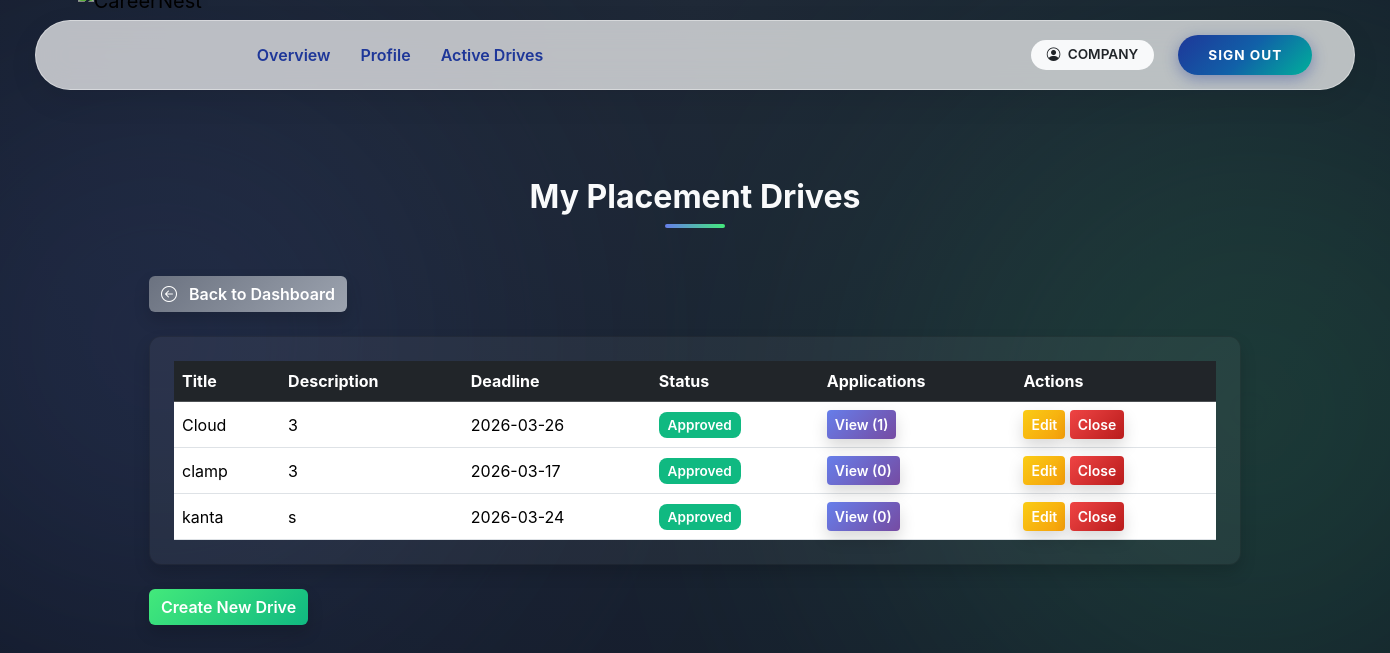
The page /company/drives (signed in) on the database its author committed.
### app/models.py (models this page shows, shortened)
class User(UserMixin, db.Model):
    __tablename__ = "users"
    user_id = db.Column(db.Integer, primary_key=True)
    email = db.Column(db.String(120), unique=True, nullable=False)
    password_hash = db.Column(db.String(255), nullable=False)
    role = db.Column(db.String(20), nullable=False)
    is_active = db.Column(db.Boolean, default=True)
    is_approved = db.Column(db.Boolean, default=False)
    is_blacklisted = db.Column(db.Boolean, default=False)
    created_at = db.Column(db.DateTime, default=datetime.utcnow)
    student = db.relationship(
        "Student",
        back_populates="user",
        uselist=False,
        cascade="all, delete-orphan"
    )
    company = db.relationship(
        "Company",
        back_populates="user",
        uselist=False,
        cascade="all, delete-orphan"
    )
    admin = db.relationship(
        "Admin",
        back_populates="user",
        uselist=False,
        cascade="all, delete-orphan"
    )

class PlacementDrive(db.Model):
    __tablename__ = "placement_drives"
    drive_id = db.Column(db.Integer, primary_key=True)
    company_id = db.Column(
        db.Integer,
        db.ForeignKey("companies.user_id", ondelete="CASCADE"),
        nullable=False
    )
    job_title = db.Column(db.String(150), nullable=False)
    job_description = db.Column(db.Text, nullable=False)
    eligibility = db.Column(db.String(200))
    application_deadline = db.Column(db.Date)
    status = db.Column(db.String(20), default="Pending")
    created_at = db.Column(db.DateTime, default=datetime.utcnow)
    company = db.relationship("Company", back_populates="drives")
    applications = db.relationship(
        "Application",
        back_populates="drive",
        cascade="all, delete-orphan"
    )

### app/company/routes.py (the view)
@company_bp.route('/drives')
@login_required
@role_required('company')
def drives():
    profile = get_company_profile()
    drives = PlacementDrive.query.filter_by(company_id=profile.user_id).all()
    return render_template('company/drives.html', drives=drives,profile=profile)

### app/company/routes.py (called while the page is built)
def get_company_profile():
    return Company.query.filter_by(user_id=current_user.user_id).first()

### app/utils.py (called while the page is built)
def role_required(required_role):
    def decorator(f):
        @wraps(f)
        def decorated_function(*args, **kwargs):
            if not current_user.is_authenticated:
                abort(401)
            if current_user.role != required_role:
                abort(403)
            if required_role in ["student", "company"] and not current_user.is_approved:
                abort(403)
            if current_user.is_blacklisted:
                abort(403)
            return f(*args, **kwargs)
        return decorated_function
    return decorator

### app/templates/company/drives.html (shortened to what this page needs)
{% extends 'base.html' %}
{% block content %}
<div class="dashboard-bg">
  <div class="container position-relative">
    <h2 class="section-heading text-center mb-5">My Placement Drives</h2>
    <a href="{{ url_for('company.dashboard') }}" class="btn btn-gradient-secondary mb-4 shadow hover-glow text-white">
        <i class="bi bi-arrow-left-circle me-2"></i> Back to Dashboard
    </a>
    {% if drives %}
    <div class="card shadow mb-4">
      <div class="card-body table-responsive">
        <table class="table table-hover align-middle mb-0 text-white">
            <thead class="table-dark">
                <tr>
                    <th>Title</th>
                    <th>Description</th>
                    <th>Deadline</th>
                    <th>Status</th>
                    <th>Applications</th>
                    <th>Actions</th>
                </tr>
            </thead>
            <tbody>
                {% for drive in drives %}
                <tr>
                    <td>{{ drive.job_title }}</td>
                    <td>{{ drive.eligibility or 'N/A' }}</td>
                    <td>{{ drive.application_deadline.strftime('%Y-%m-%d') if drive.application_deadline else 'N/A' }}</td>
                    <td>
                        {% set status_lower = drive.status.lower() %}
                        {% if status_lower == 'pending' %}
                        <span class="badge bg-warning">Pending</span>
                        {% elif status_lower in ['active','approved'] %}
                        <span class="badge bg-success">{{ drive.status }}</span>
                        {% elif status_lower == 'closed' %}
                        <span class="badge bg-secondary">Closed</span>
                        {% else %}
                        <span class="badge bg-secondary">{{ drive.status }}</span>
                        {% endif %}
                    </td>
                    <td>
                        <a href="{{ url_for('company.drive_applications', drive_id=drive.drive_id) }}"
                           class="btn btn-gradient-primary btn-sm shadow hover-glow text-white">
                           View ({{ drive.applications|length }})
                        </a>
                    </td>
                    <td>
                        {% if status_lower in ['active','approved'] %}
                        <a href="{{ url_for('company.edit_drive', drive_id=drive.drive_id) }}"
                           class="btn btn-gradient-warning btn-sm shadow hover-glow text-white">Edit</a>
                        <form action="{{ url_for('company.close_drive', drive_id=drive.drive_id) }}" method="POST" style="display:inline;">
                            <button type="submit" class="btn btn-gradient-danger btn-sm shadow hover-glow text-white"
                                onclick="return confirm('Close this drive?')">Close</button>
                        </form>
                        {% elif status_lower == 'closed' %}
                        <form action="{{ url_for('company.reopen_drive', drive_id=drive.drive_id) }}" method="POST" style="display:inline;">
                            <button type="submit" class="btn btn-gradient-success btn-sm shadow hover-glow text-white"
                                onclick="return confirm('Reopen this drive?')">Reopen</button>
                        </form>
                        {% else %}
                        <span class="text-muted">Pending Approval</span>
                        {% endif %}
                    </td>
                </tr>
                {% endfor %}
            </tbody>
        </table>
      </div>
    </div>
    <a href="{{ url_for('company.create_drive') }}" class="btn btn-gradient-success shadow hover-glow text-white mb-3">
        Create New Drive
    </a>
    {% else %}
    <div class="alert alert-info shadow rounded">No placement drives created yet.</div>
    {% endif %}
  </div>
</div>
{% endblock %}

### app/templates/base.html (shortened to what this page needs)
<!DOCTYPE html>
<html lang="en">
<head>
    <link href="https://cdn.jsdelivr.net/npm/bootstrap@5.3.2/dist/css/bootstrap.min.css" rel="stylesheet">
    <link rel="stylesheet" href="https://cdn.jsdelivr.net/npm/bootstrap-icons@1.10.5/font/bootstrap-icons.css">
</head>
<body>
    <div class="toast-container position-fixed top-0 end-0 p-3">
    </div>
    <header class="navbar-container">
        <nav class="navbar navbar-expand-lg navbar-island">
            <div class="container-fluid">
                <a class="navbar-brand " href="/">
                    <img src="{{ url_for('static', filename='img/CareerLogo.png') }}" alt="CareerNest">
                </a>
                <div class="collapse navbar-collapse" id="navMain">
                    <ul class="navbar-nav me-auto mb-2 mb-lg-0 ms-lg-4">
                        {% if current_user.is_authenticated %}
                        {% if current_user.role == 'admin' %}
                        <li class="nav-item"><a class="nav-link" href="{{ url_for('admin.dashboard') }}">Dashboard
                                Center</a></li>
                        <li class="nav-item"><a class="nav-link" href="{{ url_for('admin.students') }}">Students</a>
                        </li>
                        <li class="nav-item"><a class="nav-link" href="{{ url_for('admin.companies') }}">Companies</a>
                        </li>
                        <li class="nav-item"><a class="nav-link" href="{{ url_for('admin.drives') }}">Drives</a>
                        </li>
                        <li class="nav-item"><a class="nav-link"
                                href="{{ url_for('admin.applications') }}">Applications</a>
                        </li>
                        {% elif current_user.role == 'company' %}
                        <li class="nav-item"><a class="nav-link" href="{{ url_for('company.dashboard') }}">Overview</a>
                        </li>
                        <li class="nav-item"><a class="nav-link" href="{{ url_for('company.profile') }}">Profile</a>
                        </li>
                        <li class="nav-item"><a class="nav-link" href="{{ url_for('company.drives') }}">Active
                                Drives</a></li>
                        {% endif %}
                        {% else %}
                        <li class="nav-item"><a class="nav-link" href="/">Home</a></li>
                        {% endif %}
                    </ul>
                    <div class="d-flex flex-column flex-lg-row align-items-center">
                        {% if not current_user.is_authenticated %}
                        <a href="{{ url_for('auth.student_register') }}" class="btn btn-creative btn-student">Student
                            Join</a>
                        <a href="{{ url_for('auth.company_register') }}" class="btn btn-creative btn-student">Company
                            Join</a>
                        <a href="{{ url_for('auth.login') }}" class="btn btn-creative btn-login">Login</a>
                        {% else %}
                        <span class="badge rounded-pill bg-light text-dark px-3 py-2 me-3 d-none d-lg-block">
                            <i class="bi bi-person-circle me-1"></i> {{ current_user.role|upper }}
                        </span>
                        <a href="{{ url_for('auth.logout') }}" class="btn btn-creative btn-login">Sign Out</a>
                        {% endif %}
                    </div>
                </div>
            </div>
        </nav>
    </header>
    <main class="container page-content">
        {% block content %}{% endblock %}
    </main>
</body>
</html>

### app/templates/company/drives.html (style rules this page uses)
.dashboard-bg { position: relative; z-index: 1; padding: 3rem 0; }
html, body { height: 100%; margin: 0; font-family: 'Inter', sans-serif; overflow-x: hidden; }
body { background: radial-gradient(circle at top, #1f2937 0%, #111827 100%); color: #f9fafb; }
body::before, body::after { content: ''; position: absolute; border-radius: 50%; filter: blur(150px); opacity: 0.15; z-index: 0; }
body::before { width: 600px; height: 600px; background: #667eea; top: 5%; left: -10%; }
body::after { width: 700px; height: 700px; background: #43e97b; bottom: 5%; right: -15%; }
.section-heading { font-weight: 700; font-size: 2rem; color: #f9fafb; position: relative; margin-bottom: 2rem; text-align:center; }
.section-heading::after { content: ''; display: block; width: 60px; height: 4px; background: linear-gradient(90deg, #667eea, #43e97b); border-radius: 2px; margin: 0.5rem auto 0 auto; }
.table { color: #f9fafb; }
.table td, .table th { vertical-align: middle; }
.btn-gradient-primary { background: linear-gradient(135deg, #667eea, #764ba2); color: #fff; border:none; font-weight:600; }
.btn-gradient-secondary { background: linear-gradient(135deg, #6b7280, #9ca3af); color: #fff; border:none; font-weight:600; }
.btn-gradient-success { background: linear-gradient(135deg, #43e97b, #10b981); color: #fff; border:none; font-weight:600; }
.btn-gradient-warning { background: linear-gradient(135deg, #facc15, #f59e0b); color: #fff; border:none; font-weight:600; }
.btn-gradient-danger { background: linear-gradient(135deg, #ef4444, #b91c1c); color: #fff; border:none; font-weight:600; }
.shadow { box-shadow: 0 5px 15px rgba(0,0,0,0.3); }
.badge { font-weight:600; font-size:0.85rem; padding:0.45em 0.65em; border-radius:8px; }
.badge.bg-success { background-color:#10b981 !important; }
.card { background: rgba(255,255,255,0.05); border-radius: 12px; color:#f9fafb; }
.card-body { padding:1.5rem; }
.table-responsive { overflow-x:auto; }

### rows shown on the page
User: role "COMPANY"
PlacementDrive: job_title "Cloud", eligibility "3", application_deadline "2026-03-26", status "Approved", applications|length "1"
PlacementDrive: job_title "clamp", eligibility "3", application_deadline "2026-03-17", status "Approved", applications|length "0"
PlacementDrive: job_title "kanta", eligibility "s", application_deadline "2026-03-24", status "Approved", applications|length "0"
